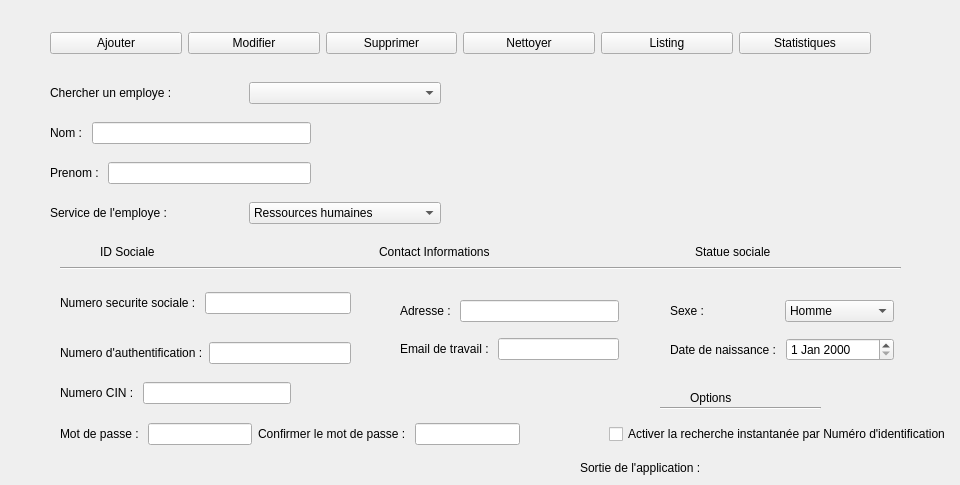
     <widget class="QWidget" name="tab_4">
      <attribute name="title">
       <string>Acceuil</string>
      </attribute>
      <widget class="Line" name="line">
       <property name="geometry">
        <rect>
         <x>60</x>
         <y>260</y>
         <width>841</width>
         <height>16</height>
        </rect>
       </property>
       <property name="orientation">
        <enum>Qt::Horizontal</enum>
       </property>
      </widget>
      <widget class="QLabel" name="label_OptionsEMP">
       <property name="geometry">
        <rect>
         <x>690</x>
         <y>390</y>
         <width>56</width>
         <height>16</height>
        </rect>
       </property>
       <property name="text">
        <string>Options </string>
       </property>
      </widget>
      <widget class="QLabel" name="label_SortieApplicationMessage">
       <property name="geometry">
        <rect>
         <x>580</x>
         <y>460</y>
         <width>131</width>
         <height>16</height>
        </rect>
       </property>
       <property name="text">
        <string>Sortie de l'application : </string>
       </property>
      </widget>
      <widget class="QLabel" name="label_SortieApplication">
       <property name="geometry">
        <rect>
         <x>720</x>
         <y>460</y>
         <width>231</width>
         <height>16</height>
        </rect>
       </property>
       <property name="text">
        <string/>
       </property>
      </widget>
      <widget class="Line" name="line_2">
       <property name="geometry">
        <rect>
         <x>660</x>
         <y>400</y>
         <width>161</width>
         <height>16</height>
        </rect>
       </property>
       <property name="orientation">
        <enum>Qt::Horizontal</enum>
       </property>
      </widget>
      <widget class="QWidget" name="layoutWidget">
       <property name="geometry">
        <rect>
         <x>50</x>
         <y>120</y>
         <width>261</width>
         <height>26</height>
        </rect>
       </property>
       <layout class="QHBoxLayout" name="horizontalLayout_35">
        <item>
         <widget class="QLabel" name="label_nomEMP">
          <property name="text">
           <string>Nom : </string>
          </property>
         </widget>
        </item>
        <item>
         <widget class="QLineEdit" name="lineEdit_nomEMP"/>
        </item>
       </layout>
      </widget>
      <widget class="QWidget" name="layoutWidget">
       <property name="geometry">
        <rect>
         <x>50</x>
         <y>160</y>
         <width>261</width>
         <height>26</height>
        </rect>
       </property>
       <layout class="QHBoxLayout" name="horizontalLayout_34">
        <item>
         <widget class="QLabel" name="label_prenomEMP">
          <property name="text">
           <string>Prenom : </string>
          </property>
         </widget>
        </item>
        <item>
         <widget class="QLineEdit" name="lineEdit_prenomEMP"/>
        </item>
       </layout>
      </widget>
      <widget class="QWidget" name="layoutWidget">
       <property name="geometry">
        <rect>
         <x>50</x>
         <y>200</y>
         <width>391</width>
         <height>26</height>
        </rect>
       </property>
       <layout class="QHBoxLayout" name="horizontalLayout_33">
        <item>
         <widget class="QLabel" name="label_serviceEMP">
          <property name="text">
           <string>Service de l'employe : </string>
          </property>
         </widget>
        </item>
        <item>
         <widget class="QComboBox" name="comboBox_service">
          <item>
           <property name="text">
            <string>Ressources humaines</string>
           </property>
          </item>
          <item>
           <property name="text">
            <string>Partenariat</string>
           </property>
          </item>
          <item>
           <property name="text">
            <string>Annonces</string>
           </property>
          </item>
          <item>
           <property name="text">
            <string>Finance</string>
           </property>
          </item>
         </widget>
        </item>
       </layout>
      </widget>
      <widget class="QWidget" name="layoutWidget">
       <property name="geometry">
        <rect>
         <x>50</x>
         <y>80</y>
         <width>391</width>
         <height>26</height>
        </rect>
       </property>
       <layout class="QHBoxLayout" name="horizontalLayout_32">
        <item>
         <widget class="QLabel" name="label_chercherEmp">
          <property name="text">
           <string>Chercher un employe : </string>
          </property>
         </widget>
        </item>
        <item>
         <widget class="QComboBox" name="comboBox_Nom"/>
        </item>
       </layout>
      </widget>
      <widget class="QWidget" name="layoutWidget">
       <property name="geometry">
        <rect>
         <x>50</x>
         <y>30</y>
         <width>821</width>
         <height>27</height>
        </rect>
       </property>
       <layout class="QHBoxLayout" name="horizontalLayout_31">
        <item>
         <widget class="QPushButton" name="pushButton_Save">
          <property name="text">
           <string>Ajouter</string>
          </property>
         </widget>
        </item>
        <item>
         <widget class="QPushButton" name="pushButton_Edit">
          <property name="text">
           <string>Modifier</string>
          </property>
         </widget>
        </item>
        <item>
         <widget class="QPushButton" name="pushButton_supprmier">
          <property name="text">
           <string>Supprimer</string>
          </property>
         </widget>
        </item>
        <item>
         <widget class="QPushButton" name="pushButton_Annuler">
          <property name="text">
           <string>Nettoyer</string>
          </property>
         </widget>
        </item>
        <item>
         <widget class="QPushButton" name="pushButton_ListingEmploye">
          <property name="text">
           <string>Listing</string>
          </property>
         </widget>
        </item>
        <item>
         <widget class="QPushButton" name="pushButton_StatistiquesEmploye">
          <property name="text">
           <string>Statistiques</string>
          </property>
         </widget>
        </item>
       </layout>
      </widget>
      <widget class="QWidget" name="layoutWidget">
       <property name="geometry">
        <rect>
         <x>60</x>
         <y>380</y>
         <width>231</width>
         <height>26</height>
        </rect>
       </property>
       <layout class="QHBoxLayout" name="horizontalLayout_38">
        <item>
         <widget class="QLabel" name="label_numCINemp">
          <property name="text">
           <string>Numero CIN : </string>
          </property>
         </widget>
        </item>
        <item>
         <widget class="QLineEdit" name="lineEdit_CIN"/>
        </item>
       </layout>
      </widget>
      <widget class="QWidget" name="layoutWidget">
       <property name="geometry">
        <rect>
         <x>60</x>
         <y>340</y>
         <width>291</width>
         <height>26</height>
        </rect>
       </property>
       <layout class="QHBoxLayout" name="horizontalLayout_37">
        <item>
         <widget class="QLabel" name="label_numAUTH_EMP">
          <property name="text">
           <string>Numero d'authentification :</string>
          </property>
         </widget>
        </item>
        <item>
         <widget class="QLineEdit" name="lineEdit_ID"/>
        </item>
       </layout>
      </widget>
      <widget class="QWidget" name="layoutWidget">
       <property name="geometry">
        <rect>
         <x>60</x>
         <y>290</y>
         <width>291</width>
         <height>26</height>
        </rect>
       </property>
       <layout class="QHBoxLayout" name="horizontalLayout_36">
        <item>
         <widget class="QLabel" name="label_NSSemp">
          <property name="text">
           <string>Numero securite sociale : </string>
          </property>
         </widget>
        </item>
        <item>
         <widget class="QLineEdit" name="lineEdit_NSS"/>
        </item>
       </layout>
      </widget>
      <widget class="QWidget" name="layoutWidget">
       <property name="geometry">
        <rect>
         <x>100</x>
         <y>240</y>
         <width>671</width>
         <height>24</height>
        </rect>
       </property>
       <layout class="QHBoxLayout" name="horizontalLayout_45">
        <item>
         <layout class="QHBoxLayout" name="horizontalLayout_40">
          <item>
           <widget class="QLabel" name="label_IDsocial">
            <property name="text">
             <string>ID Sociale</string>
            </property>
           </widget>
          </item>
          <item>
           <spacer name="horizontalSpacer_10">
            <property name="orientation">
             <enum>Qt::Horizontal</enum>
            </property>
            <property name="sizeHint" stdset="0">
             <size>
              <width>218</width>
              <height>20</height>
             </size>
            </property>
           </spacer>
          </item>
          <item>
           <widget class="QLabel" name="label_ContactInfo">
            <property name="text">
             <string>Contact Informations</string>
            </property>
           </widget>
          </item>
         </layout>
        </item>
        <item>
         <spacer name="horizontalSpacer_11">
          <property name="orientation">
           <enum>Qt::Horizontal</enum>
          </property>
          <property name="sizeHint" stdset="0">
           <size>
            <width>128</width>
            <height>20</height>
           </size>
          </property>
         </spacer>
        </item>
        <item>
         <widget class="QLabel" name="label_statueSociale">
          <property name="text">
           <string>Statue sociale</string>
          </property>
         </widget>
        </item>
       </layout>
      </widget>
      <widget class="QWidget" name="layoutWidget">
       <property name="geometry">
        <rect>
         <x>400</x>
         <y>290</y>
         <width>219</width>
         <height>81</height>
        </rect>
       </property>
       <layout class="QVBoxLayout" name="verticalLayout_7">
        <item>
         <layout class="QHBoxLayout" name="horizontalLayout_41">
          <item>
           <widget class="QLabel" name="label_adresseEmp">
            <property name="text">
             <string>Adresse : </string>
            </property>
           </widget>
          </item>
          <item>
           <widget class="QLineEdit" name="lineEdit_adresse"/>
          </item>
         </layout>
        </item>
        <item>
         <layout class="QHBoxLayout" name="horizontalLayout_42">
          <item>
           <widget class="QLabel" name="label_email_travailEmp">
            <property name="text">
             <string>Email de travail : </string>
            </property>
           </widget>
          </item>
          <item>
           <widget class="QLineEdit" name="lineEdit_mailTravail"/>
          </item>
         </layout>
        </item>
       </layout>
      </widget>
      <widget class="QWidget" name="layoutWidget">
       <property name="geometry">
        <rect>
         <x>670</x>
         <y>290</y>
         <width>224</width>
         <height>81</height>
        </rect>
       </property>
       <layout class="QVBoxLayout" name="verticalLayout_8">
        <item>
         <layout class="QHBoxLayout" name="horizontalLayout_44">
          <item>
           <widget class="QLabel" name="label_sexeEMP">
            <property name="text">
             <string>Sexe :</string>
            </property>
           </widget>
          </item>
          <item>
           <widget class="QComboBox" name="comboBox_sexe">
            <item>
             <property name="text">
              <string>Homme</string>
             </property>
            </item>
            <item>
             <property name="text">
              <string>Femme</string>
             </property>
            </item>
           </widget>
          </item>
         </layout>
        </item>
        <item>
         <layout class="QHBoxLayout" name="horizontalLayout_43">
          <item>
           <widget class="QLabel" name="label_dateNaissanceEmp">
            <property name="text">
             <string>Date de naissance : </string>
            </property>
           </widget>
          </item>
          <item>
           <widget class="QDateEdit" name="dateEdit_dateNaissance"/>
          </item>
         </layout>
        </item>
       </layout>
      </widget>
      <widget class="QWidget" name="layoutWidget">
       <property name="geometry">
        <rect>
         <x>60</x>
         <y>420</y>
         <width>891</width>
         <height>28</height>
        </rect>
       </property>
       <layout class="QHBoxLayout" name="horizontalLayout_46">
        <item>
         <layout class="QHBoxLayout" name="horizontalLayout_39">
          <item>
           <widget class="QLabel" name="label_mdpEMP">
            <property name="text">
             <string>Mot de passe : </string>
            </property>
           </widget>
          </item>
          <item>
           <widget class="QLineEdit" name="lineEdit_motdepasse"/>
          </item>
          <item>
           <widget class="QLabel" name="label_ConfirmMDPemp">
            <property name="text">
             <string>Confirmer le mot de passe : </string>
            </property>
           </widget>
          </item>
          <item>
           <widget class="QLineEdit" name="lineEdit_confirmermotdepasse"/>
          </item>
         </layout>
        </item>
        <item>
         <spacer name="horizontalSpacer_12">
          <property name="orientation">
           <enum>Qt::Horizontal</enum>
          </property>
          <property name="sizeHint" stdset="0">
           <size>
            <width>38</width>
            <height>20</height>
           </size>
          </property>
         </spacer>
        </item>
        <item>
         <spacer name="horizontalSpacer_9">
          <property name="orientation">
           <enum>Qt::Horizontal</enum>
          </property>
          <property name="sizeHint" stdset="0">
           <size>
            <width>58</width>
            <height>20</height>
           </size>
          </property>
         </spacer>
        </item>
        <item>
         <widget class="QCheckBox" name="checkBox_IDSearch">
          <property name="text">
           <string>Activer la recherche instantanée par Numéro d'identification</string>
          </property>
         </widget>
        </item>
       </layout>
      </widget>
     </widget>
